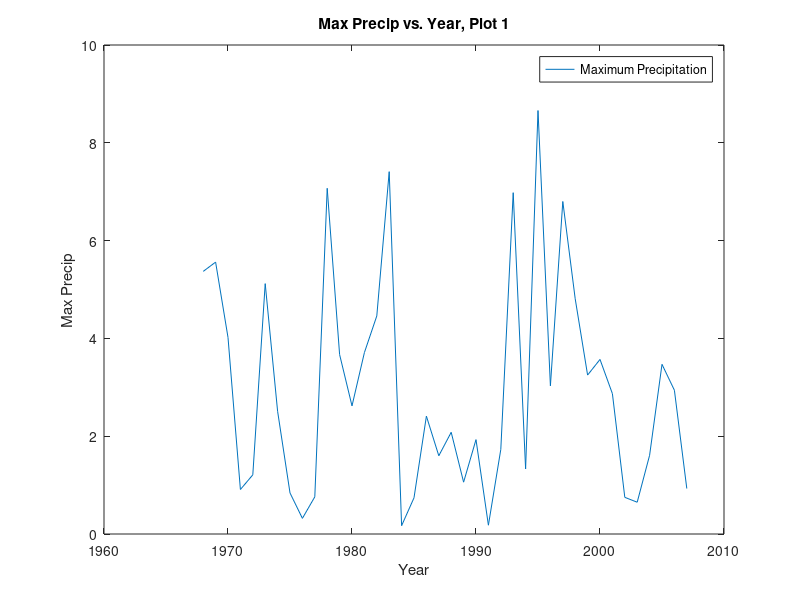
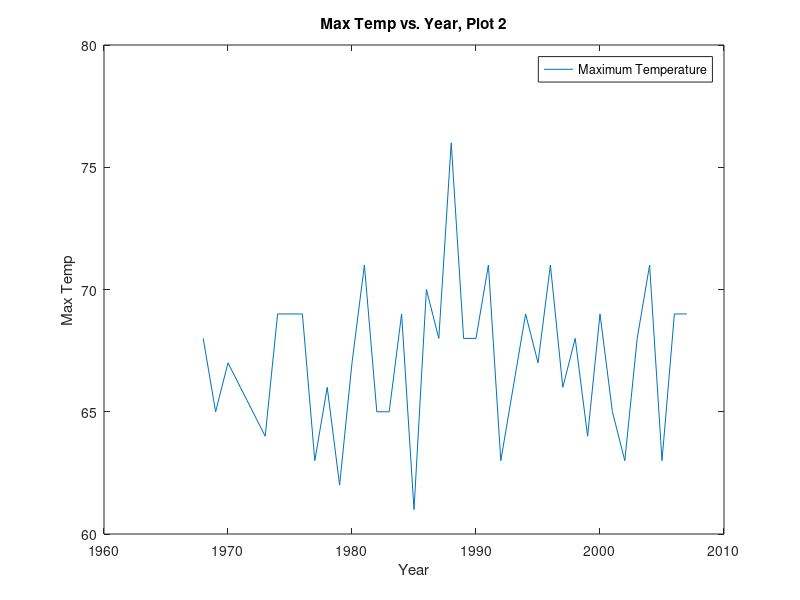
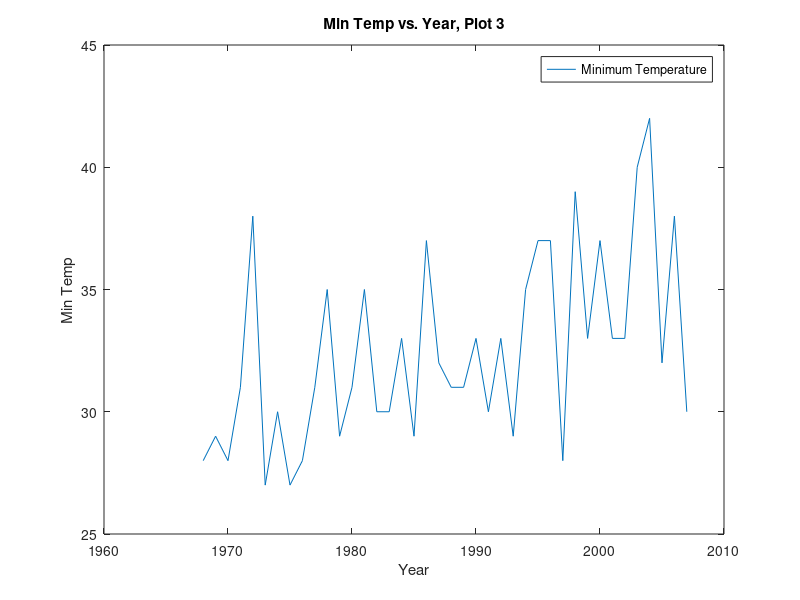

Write MATLAB code to recreate these figures, in order.
%  Program Name:         Simple_Climate_Statistics
%  File Name:            Simple_Climate_Statistics.m
%  Functions Required:   MATLAB functions
%-----------------------------------------------------------------------------------------
%  Program Description:
%
%   Reads in simple climate data (climo_data.txt), plots the data, 
%   and does basic statistical analysis
%-----------------------------------------------------------------------------------------
%  Author:  Matthew Little
%  Date:    25 Aug 2010
%  Revised: 7 Sep 2016     
%-----------------------------------------------------------------------------------------
%        1         2         3         4         5         6         7         8         9
%23456789012345678901234567890123456789012345678901234567890123456789012345678901234567890
% Reset any leftover graphics and variables
clf('reset');
clear;
% Read in data from file
data = csvread('climo_data.txt',1,0)
% Plots the data from file
figure(1)
plot(data(:,1),data(:,2))
title('Max Precip vs. Year, Plot 1')
xlabel('Year')
ylabel('Max Precip')
legend('Maximum Precipitation');
figure(2)
plot(data(:,1),data(:,3))
title('Max Temp vs. Year, Plot 2')
xlabel('Year')
ylabel('Max Temp')
legend('Maximum Temperature');
figure(3)
plot(data(:,1),data(:,4))
title('Min Temp vs. Year, Plot 3')
xlabel('Year')
ylabel('Min Temp')
legend('Minimum Temperature');
% Initialize variables from data for statistical analysis - Mean
  precip_number = length(data(:,2));
  max_temp_number = length(data(:,3));
  min_temp_number = length(data(:,4));
% Initialize sum variables
  sum_precip = 0;
  sum_max_temp = 0;
  sum_min_temp = 0;
% Calculates the mean of the data
for n = 1:precip_number
    sum_precip = sum_precip + data(n,2);
end %for 'n'
mean_precip = sum_precip/precip_number
for n = 1:max_temp_number
    sum_max_temp = sum_max_temp + data(n,3);
end %for 'n'
mean_max_temp = sum_max_temp/max_temp_number
for n = 1:min_temp_number
    sum_min_temp = sum_min_temp + data(n,4);
end %for 'n'
mean_min_temp = sum_min_temp/min_temp_number
% Initialize variables from data for statistical analysis - Median
  precip_array = data(:,2);
  max_temp_array = data(:,3);
  min_temp_array = data(:,4);
  ordered_precip = sort(precip_array);
  ordered_max_temp = sort(max_temp_array);
  ordered_min_temp = sort(min_temp_array);
% Calculates median of the data
if (rem(precip_number,2) == 0)
    precip_is_odd = 0;
else
    precip_is_odd = 1;
end %if
if (precip_is_odd == 1)
    precip_median = precip_array(precip_number/2)
else
    precip_median = (ordered_precip(floor(precip_number/2)) + ordered_precip(floor(precip_number/2) + 1))/2
end %if
if (rem(max_temp_number,2) == 0)
    max_temp_is_odd = 0;
else
    min_temp_is_odd = 1;
end %if
if (max_temp_is_odd == 1)
    max_temp_median = max_temp_array(max_temp_number/2)
else
    max_temp_median = (ordered_max_temp(floor(max_temp_number/2)) + ordered_max_temp(floor(max_temp_number/2) + 1))/2
end %if
if (rem(min_temp_number,2) == 0)
    min_temp_is_odd = 0;
else 
    min_temp_is_odd = 1;
end %if
if (min_temp_is_odd == 1)
    min_temp_median = min_temp_array(min_temp_number/2)
else
    min_temp_median = (ordered_min_temp(floor(min_temp_number/2)) + ordered_min_temp(floor(min_temp_number/2) + 1))/2
end %if
% Initialize variables for statistical analysis - Standard Deviation and Z-Score
  precip_step_for_z = 0;
  max_temp_step_for_z = 0;
  min_temp_step_for_z = 0;
% Calculates the standard deviation and Z-score of data
for n = 1:precip_number
    precip_step_for_z = precip_step_for_z + (data(n,2) - mean_precip)^2;
end % for 'n'
sd_precip = ((1/(precip_number - 1))*precip_step_for_z)^0.5;
for n = 1:precip_number
    precip_z_score = ((data(:,2) - mean_precip)/sd_precip);
end %for 'n'
precip_z_score
for n = 1:max_temp_number
    max_temp_step_for_z = max_temp_step_for_z + (data(n,3) - mean_max_temp)^2;
end % for 'n'
sd_max_temp = ((1/(max_temp_number - 1))*max_temp_step_for_z)^0.5;
for n = 1:max_temp_number
    max_temp_z_score = ((data(:,3) - mean_max_temp)/sd_max_temp);
end %for 'n'
max_temp_z_score
for n = 1:min_temp_number
    min_temp_step_for_z = min_temp_step_for_z + (data(n,4) - mean_min_temp)^2;
end % for 'n'
sd_min_temp = ((1/(min_temp_number - 1))*min_temp_step_for_z)^0.5;
for n = 1:min_temp_number
    min_temp_z_score = ((data(:,4) - mean_min_temp)/sd_min_temp);
end %for 'n'
min_temp_z_score
